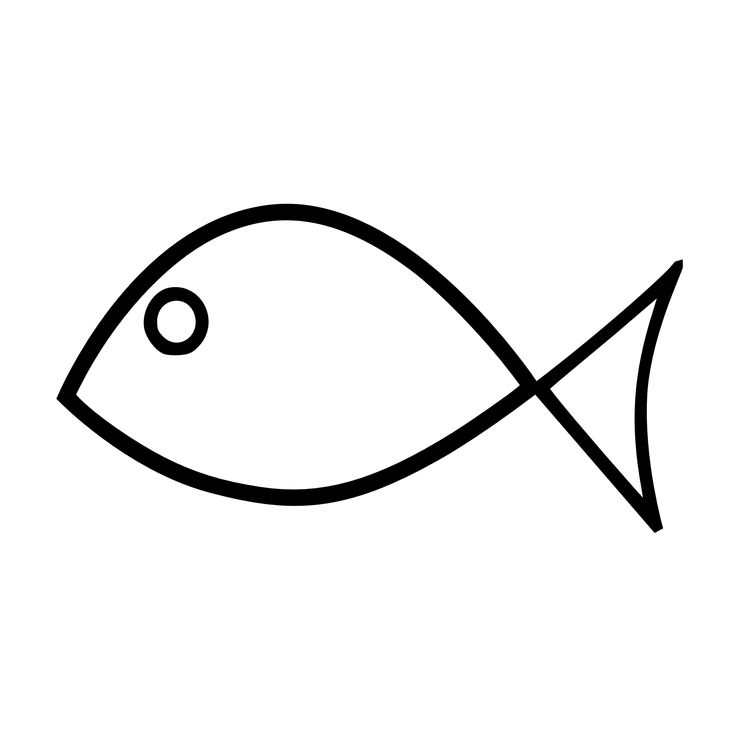
#> input picture simple_photos/fish.png, 736 x 736 px, found by its file name
$ python simple.py
#> lines starting #> are read from the running program, lines starting #| are printed output that depends on the picture; after the words box and inside, x2 and y2 are one past the last pixel; in counts of white or black regions, pixels touching at a corner belong together
import cv2
#import mediapipe as mp
import svgwrite
import numpy as np


# [4 lines of commented-out code are left out]

DEFAULT_PHOTOS_DIR = "simple_photos"
DEFAULT_SVG_DIR = "simple_svg"
D_PHOTO = "fish.png"
D_SVG = "fish.svg"


def make_svg(edges):
    contours, _ = cv2.findContours(edges, cv2.RETR_EXTERNAL, cv2.CHAIN_APPROX_SIMPLE)

    h, w = edges.shape
    dwg = svgwrite.Drawing(f"{DEFAULT_SVG_DIR}/{D_SVG}", size=(w, h))

    for cnt in contours:
        if len(cnt) > 2:
            perimeter = cv2.arcLength(cnt, True)
            area = cv2.contourArea(cnt)

            # Адаптивный epsilon на основе соотношения периметра к площади
            if area > 0:
                roundness = (perimeter * perimeter) / (4 * np.pi * area)
                if roundness > 2:  # Более вытянутая/сложная форма
                    epsilon = 0.002 * perimeter
                else:  # Более округлая форма
                    epsilon = 0.008 * perimeter
            else:
                epsilon = 0.005 * perimeter

            approx = cv2.approxPolyDP(cnt, epsilon, True)
            simplified_points = [(int(p[0][0]), int(p[0][1])) for p in approx]

            if len(simplified_points) > 2:
                simplified_points.append(simplified_points[0])

            print(f"Contour: {len(simplified_points)} points, roundness: {roundness:.2f}")
            dwg.add(dwg.polyline(simplified_points, stroke='black', fill='none', stroke_width=1))

    dwg.save()
    print("✅ SVG создан!")

def adaptive_canny(image, sigma=0.82):
    """Adaptive threshold selection for Canny"""
    # calculating the median of the pixel intensities
    median = np.median(image)

    # Compute lower and upper thresholds based on the median
    lower = int(max(0, (1.0 - sigma) * median))
    upper = int(min(255, (1.0 + sigma) * median))

    return cv2.Canny(image, lower, upper)

def main():
    image = cv2.imread(f"{DEFAULT_PHOTOS_DIR}/{D_PHOTO}")
#> image is the input picture: shape (736, 736, 3); min 0, max 255, mean 241.5
    if image is None:
        print("Error: Could not read image.")
        exit()

    cv2.imshow('Input Image', image)

    gray_image = cv2.cvtColor(image, cv2.COLOR_BGR2GRAY)

    # upgrade contrast and brightness
    clahe = cv2.createCLAHE(clipLimit=2.0, tileGridSize=(8,8))
    enhanced = clahe.apply(gray_image)

    # Adaptive blurring based on image size
    h, w = enhanced.shape
#> h = 736; w = 736
    ksize = max(3, min(w, h) // 200)  # Adaptive kernel size
#> ksize = 3
    if ksize % 2 == 0:  # Must be odd
        ksize += 1

    blur = cv2.GaussianBlur(enhanced, (ksize, ksize), 0)

    # Use adaptive Canny
    edges = adaptive_canny(blur)
#> in adaptive_canny, `median = np.median(image)`: median = 255
#> in adaptive_canny, `lower = int(max(0, (1.0 - sigma) * median))`: lower = 45
#> in adaptive_canny, `upper = int(min(255, (1.0 + sigma) * median))`: upper = 255
#> in adaptive_canny, `return cv2.Canny(image, lower, upper)`:
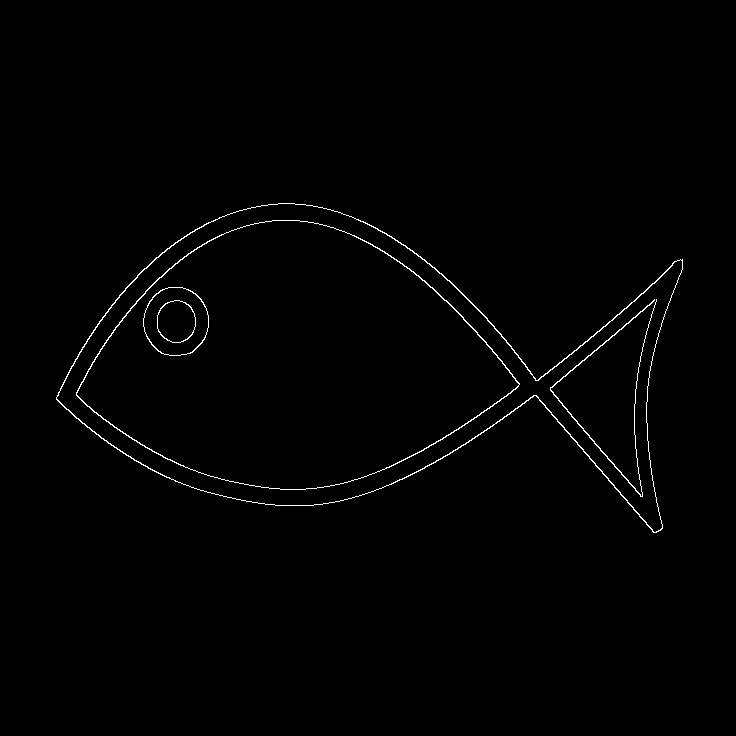
#> returned value: shape (736, 736); 0.85% white in thin lines or dots, all inside (x1, y1, x2, y2) = (56, 203, 683, 533)
    cv2.imshow('Edge Detected Image', edges)

    make_svg(edges)
#> in make_svg, `contours, _ = cv2.findContours(edges, cv2.RETR_EXTERNAL, cv2.CHAIN_APP..`: contours = 1 contour; box (x1, y1, x2, y2) and area: (56, 203, 683, 533) 114308
#> (the call stopped at in make_svg, `dwg = svgwrite.Drawing(f"{DEFAULT_SVG_DIR}/{D_SVG}", size=(w, h))`: svgwrite is not available in this run)

    cv2.waitKey(0)
    cv2.destroyAllWindows()

if __name__ == "__main__":
    main()
